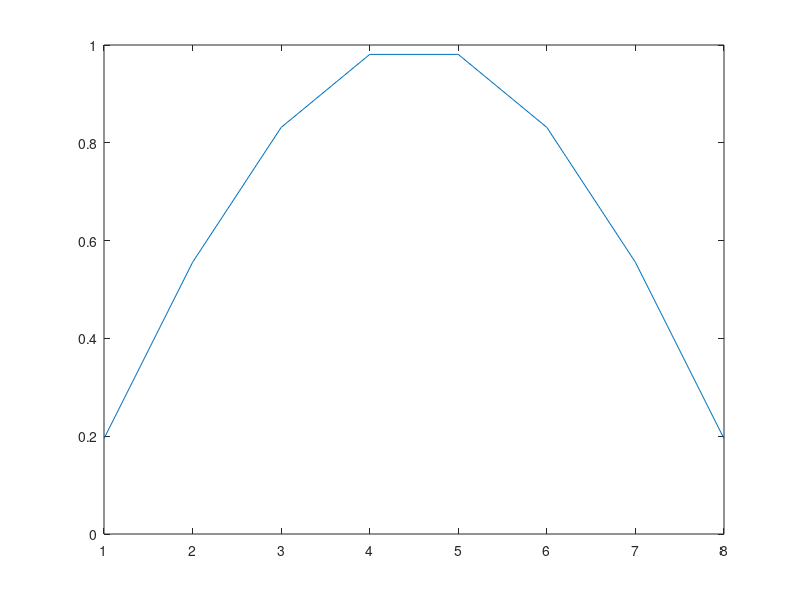
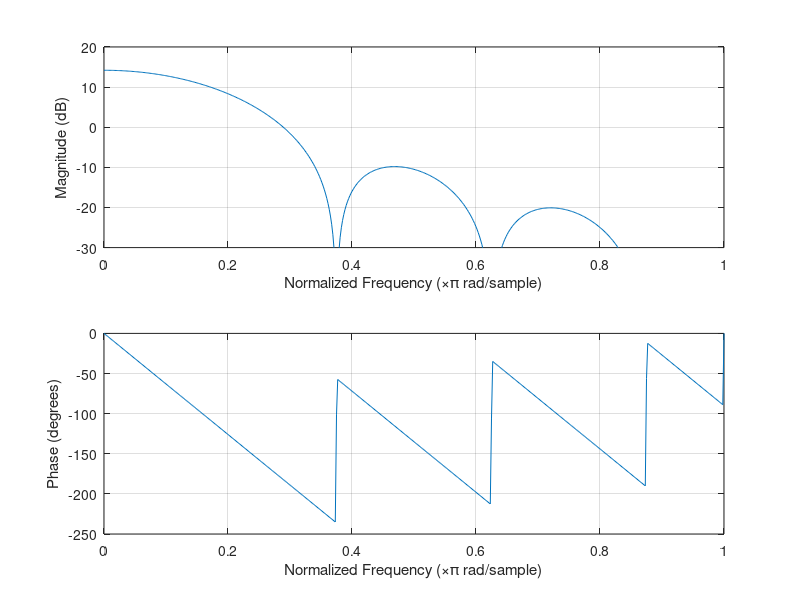
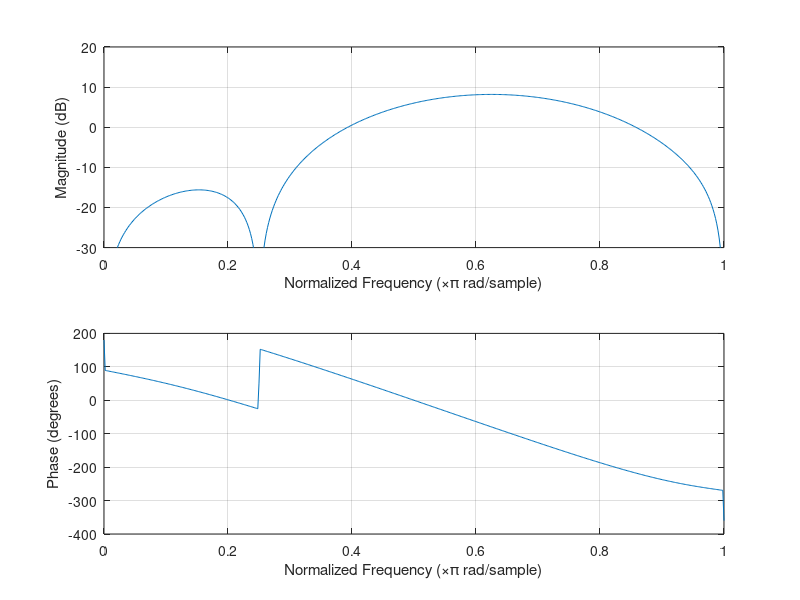

Recreate these plots in MATLAB, in order.
pkg load control;
pkg load signal;
clear all;
clc;
close all;
%
N = 4;
k = 2;
%Take the so-called sine window or baseband prototype for N=4 subbands
figure(1)
h=sin(pi/8*((0:7)+0.5));
plot(h)
% The corresponding frequency response is
figure(2)
freqz(h)
subplot(2,1,1)
axis([0 1 -30 20])
% We see that this is indeed a low pass filter. It works as both, a window and a 
%low pass prototype filter. Now we construct the filter impulse response for 
%subband k=2
%h2 = h.* sqrt(2/N) * cos(pi/4 * ((0:7)+0.5+4/2) * (2.5));
h2 = h.* cos(pi/4 * ((0:7)+0.5+4/2) * (2.5));
%and we get the following frequency response,
figure(3)
freqz(h2)
subplot(2,1,1)
axis([0 1 -30 20])
%We see that our low pass filter is indeed shifted in frequency to become a 
%bandpass filter.